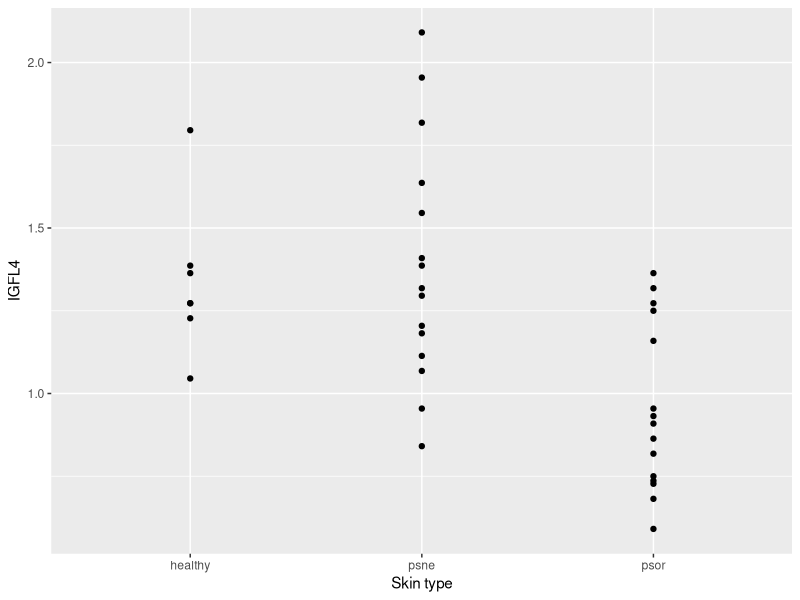

Write R code to recreate this figure.
## ---- chunk 1
knitr::opts_chunk$set(echo = TRUE, eval = TRUE, warning = FALSE)
## ---- chunk 2
#install.packages("tidyverse")
#install.packages("readxl")
#install.packages("emmeans")
library(tidyverse)
library(readxl)
library(emmeans)
## ---- chunk 3
# Read in the data from Excel file and call it psoriasisData
psoriasisData <- read_excel("../../Data/psoriasis.xlsx")

# View the top rows of the dataset
head(psoriasisData)

# Extract the data of interest containing the IGFL4 expression levels and skin sample type from the dataset and call this subset psorData
psorData  <- select(psoriasisData, type, IGFL4)

# View the top rows of the dataset psorData


# Change variable named 'type' to factor so that we can use in our analysis in the next steps
# First let's check if it is character
is.character(psorData$type)

# Now change to factor
psorData <- mutate(psorData, type = factor(type))
# Again, let's check if it is factor now


# Check that there are 15, 15 and 7 skin samples in the three groups. Hint: count()

## ---- chunk 4
# (1) a plot showing three groups of skin samples (healthy, psne, psor) and IGFL4 expression levels from each skin sample
ggplot(psorData, aes(x=type, y=IGFL4)) +
  geom_point() + 
  labs(x="Skin type", y="IGFL4")

# (2) a boxplot for the same group-wise comparison. Hint: geom_boxplot()


# And finally, obtain the group-wise (healthy, psne, psor) descriptive statistics (mean, median and standard deviation). Hint: group_by()

## ---- chunk 5
# oneway analysis of variance (ANOVA)
oneway <- lm(log(IGFL4) ~ type, data=psorData)

# View the model coefficients

## ---- chunk 6
# Carry out an $F$-test for the overall effect of the explanatory (i.e. independent) variable

## ---- chunk 7
# Run emmeans
emmeans(oneway,~type)

# Perform post hoc pairwise comparisons
